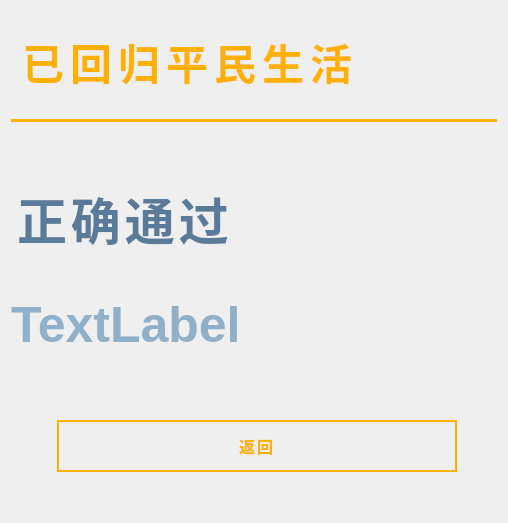
               <widget class="QWidget" name="Infinite_page_Result">
                <property name="styleSheet">
                 <string notr="true">QWidget#Infinite_page_Result {
    background-color: #1a1a2e;
}</string>
                </property>
                <layout class="QGridLayout" name="gridLayout_5">
                 <item row="4" column="1">
                  <widget class="QLabel" name="Infinite_comboTitleLabel">
                   <property name="minimumSize">
                    <size>
                     <width>0</width>
                     <height>100</height>
                    </size>
                   </property>
                   <property name="maximumSize">
                    <size>
                     <width>16777215</width>
                     <height>100</height>
                    </size>
                   </property>
                   <property name="styleSheet">
                    <string notr="true">QLabel#Infinite_comboTitleLabel {
    color: #5a7a9a;
    font-family: &quot;Microsoft YaHei&quot;;
    font-size: 50px;
    font-weight: bold;
    letter-spacing: 4px;
    background: transparent;
    border: none;
    qproperty-alignment: AlignCenter;
}</string>
                   </property>
                   <property name="text">
                    <string>正确通过</string>
                   </property>
                  </widget>
                 </item>
                 <item row="1" column="0" colspan="2">
                  <widget class="QFrame" name="frame">
                   <property name="sizePolicy">
                    <sizepolicy hsizetype="Expanding" vsizetype="Preferred">
                     <horstretch>0</horstretch>
                     <verstretch>0</verstretch>
                    </sizepolicy>
                   </property>
                   <property name="minimumSize">
                    <size>
                     <width>19</width>
                     <height>3</height>
                    </size>
                   </property>
                   <property name="maximumSize">
                    <size>
                     <width>16777215</width>
                     <height>3</height>
                    </size>
                   </property>
                   <property name="styleSheet">
                    <string notr="true">
										  QFrame {
										  background-color: #ffb000;
										  border: none;
										  }
									  </string>
                   </property>
                   <property name="frameShape">
                    <enum>QFrame::StyledPanel</enum>
                   </property>
                   <property name="frameShadow">
                    <enum>QFrame::Raised</enum>
                   </property>
                  </widget>
                 </item>
                 <item row="6" column="0" colspan="2">
                  <widget class="QLabel" name="Infinite_comboValueLabel">
                   <property name="minimumSize">
                    <size>
                     <width>0</width>
                     <height>100</height>
                    </size>
                   </property>
                   <property name="maximumSize">
                    <size>
                     <width>16777215</width>
                     <height>100</height>
                    </size>
                   </property>
                   <property name="styleSheet">
                    <string notr="true">QLabel#Infinite_comboValueLabel {
    color: #8fb0c8;
    font-family: &quot;Microsoft YaHei&quot;;
    font-size: 50px;
    font-weight: bold;
    background: transparent;
    border: none;
    qproperty-alignment: AlignCenter;
}</string>
                   </property>
                   <property name="text">
                    <string>TextLabel</string>
                   </property>
                  </widget>
                 </item>
                 <item row="8" column="1">
                  <layout class="QHBoxLayout" name="horizontalLayout_7">
                   <item>
                    <spacer name="horizontalSpacer_3">
                     <property name="orientation">
                      <enum>Qt::Horizontal</enum>
                     </property>
                     <property name="sizeHint" stdset="0">
                      <size>
                       <width>40</width>
                       <height>20</height>
                      </size>
                     </property>
                    </spacer>
                   </item>
                   <item>
                    <widget class="QPushButton" name="Infinite_resultBackButton">
                     <property name="minimumSize">
                      <size>
                       <width>400</width>
                       <height>0</height>
                      </size>
                     </property>
                     <property name="maximumSize">
                      <size>
                       <width>400</width>
                       <height>16777215</height>
                      </size>
                     </property>
                     <property name="styleSheet">
                      <string notr="true">QPushButton#Infinite_resultBackButton {
    background-color: transparent;
    color: #ffb000;
    border: 2px solid #ffb000;
    padding: 12px 48px;
    font-family: &quot;Microsoft YaHei&quot;;
    font-size: 16px;
    font-weight: bold;
    letter-spacing: 2px;
}

QPushButton#Infinite_resultBackButton:hover {
    background-color: #ffb000;
    color: #ffffff;
}

QPushButton#Infinite_resultBackButton:pressed {
    background-color: #e6a000;
    color: #ffffff;
}</string>
                     </property>
                     <property name="text">
                      <string>返回</string>
                     </property>
                    </widget>
                   </item>
                   <item>
                    <spacer name="horizontalSpacer_4">
                     <property name="orientation">
                      <enum>Qt::Horizontal</enum>
                     </property>
                     <property name="sizeHint" stdset="0">
                      <size>
                       <width>40</width>
                       <height>20</height>
                      </size>
                     </property>
                    </spacer>
                   </item>
                  </layout>
                 </item>
                 <item row="0" column="0" colspan="2">
                  <widget class="QLabel" name="Infinite_resultTitleLabel">
                   <property name="minimumSize">
                    <size>
                     <width>0</width>
                     <height>100</height>
                    </size>
                   </property>
                   <property name="styleSheet">
                    <string notr="true">QLabel#Infinite_resultTitleLabel {
    color: #ffb000;
    font-family: &quot;Microsoft YaHei&quot;;
    font-size: 42px;
    font-weight: bold;
    letter-spacing: 6px;
    background: transparent;
    border: none;
    padding: 20px 0;
    qproperty-alignment: AlignCenter;
}</string>
                   </property>
                   <property name="text">
                    <string>已回归平民生活</string>
                   </property>
                  </widget>
                 </item>
                 <item row="3" column="1">
                  <spacer name="verticalSpacer_6">
                   <property name="orientation">
                    <enum>Qt::Vertical</enum>
                   </property>
                   <property name="sizeHint" stdset="0">
                    <size>
                     <width>20</width>
                     <height>40</height>
                    </size>
                   </property>
                  </spacer>
                 </item>
                 <item row="7" column="1">
                  <spacer name="verticalSpacer_4">
                   <property name="orientation">
                    <enum>Qt::Vertical</enum>
                   </property>
                   <property name="sizeHint" stdset="0">
                    <size>
                     <width>20</width>
                     <height>40</height>
                    </size>
                   </property>
                  </spacer>
                 </item>
                 <item row="9" column="1">
                  <spacer name="verticalSpacer_5">
                   <property name="orientation">
                    <enum>Qt::Vertical</enum>
                   </property>
                   <property name="sizeHint" stdset="0">
                    <size>
                     <width>20</width>
                     <height>40</height>
                    </size>
                   </property>
                  </spacer>
                 </item>
                </layout>
               </widget>
